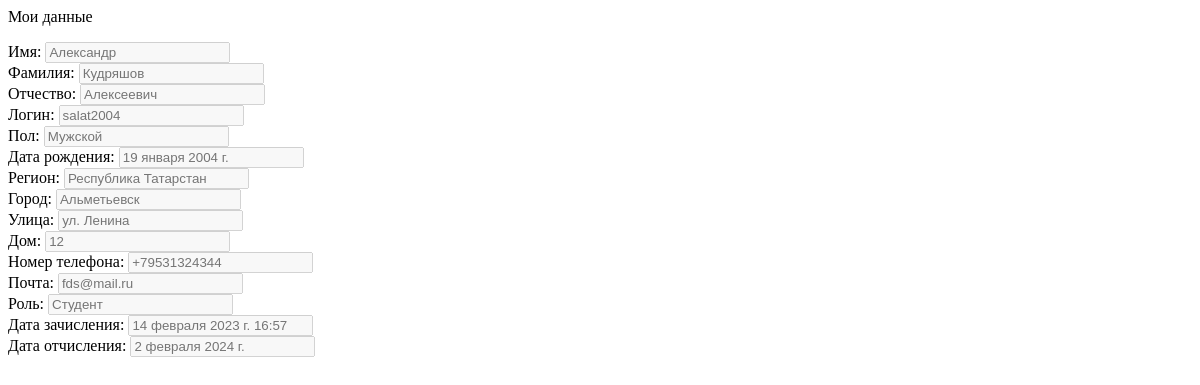
Before: /account/profile/detail/ (signed in) with the older database file.
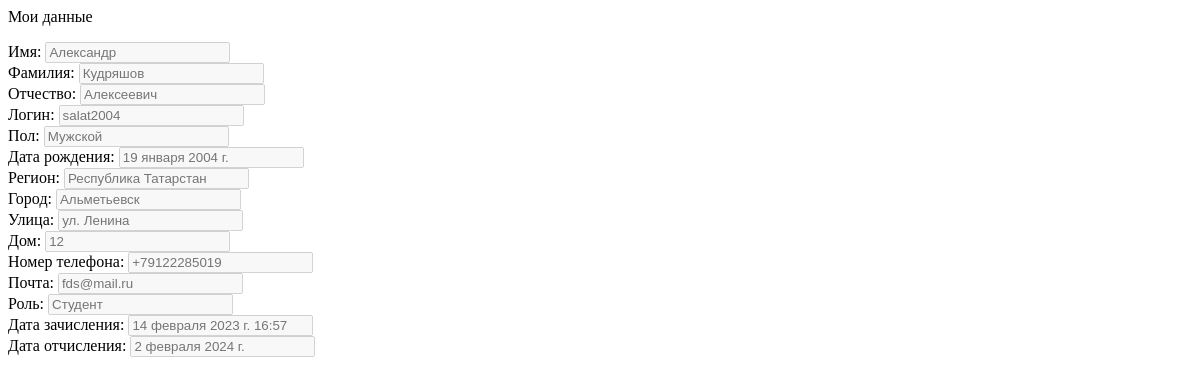
After: the same page with the newer database file.
### initru/models.py (models this page shows, shortened)
class CustomUser(AbstractUser):  # custom user for Users with django
    gen = (
        ('m', 'Мужской'),
        ('j', 'Женский')
    )
    patronymic = models.CharField(
        'Отчество',
        max_length=250,
    )
    gender = models.CharField(
        'Пол', choices=gen,
        max_length=3, null=True,
    )
    birthday_date = models.DateField(
        'Дата рождения', null=True,
    )
    region  = models.ForeignKey(
        Region, on_delete=models.CASCADE,
        null=True, verbose_name='Регион',
    )
    city  = ChainedForeignKey(
        City,
        chained_field='region',
        chained_model_field="region",
        show_all=False,
        auto_choose=True,
        null=True,
        sort=True)
    street  = models.ForeignKey(
        Street, on_delete=models.CASCADE,
        null=True, verbose_name='Улица',
    )
    house = models.IntegerField(
        "Номер дома", null=True,
    )
    flat = models.IntegerField(
        'Этаж', null=True,
    )
    avatar = models.ImageField(
        upload_to='images/users/',
        null=True,
        blank=True,
    )
    phone_number = models.CharField(
        'Номер телефона', max_length=20,unique=True,
        blank=False, null=True,
    )
    type_user  = models.ForeignKey(
        typeuser, on_delete=models.CASCADE,
        verbose_name='Тип пользователя', null=True,
    )
    groupStud  = models.ForeignKey(
        Groups, on_delete=models.CASCADE,
        verbose_name='Группа', null=True,
        blank=True
    )
    role  = models.ForeignKey(
        role, on_delete=models.CASCADE,
        null=True, verbose_name='Роль',
    )
    date_end = models.DateField(
        'Дата завершения зачисления',
        null=True,
    )

class Region(models.Model):
    name_region = models.CharField(
        'Название Региона',
        max_length=64
    )
    class Meta:
        verbose_name = 'Регион'
        verbose_name_plural = 'Регионы'
    def __str__(self):
        return f'{self.name_region}'

class City(models.Model):
    name_city = models.CharField(
        'Название города',
        max_length=50
    )
    postal_code = models.IntegerField(
        'Почтовый индекс'
    )
    region  = models.ForeignKey(
        Region, on_delete=models.CASCADE,
        null=False,
        verbose_name='Регион'
    )
    class Meta:
        verbose_name = 'Город'
        verbose_name_plural = 'Города'
    def __str__(self):
        return self.name_city

class Street(models.Model):
    name_street = models.CharField(
        'Название улицы',
        max_length=64
    )
    class Meta:
        verbose_name = 'Улица'
        verbose_name_plural = 'Улицы'
    def __str__(self):
        return f'ул. {self.name_street}'

class role(models.Model):
    name_role = models.CharField(
        'Название роли',
        max_length=25
    )
    class Meta:
        verbose_name = 'Роль'
        verbose_name_plural = 'Роли'
    def __str__(self):
        return self.name_role

### initru/views.py (the view)
# urls.py: path('account/profile/detail/', getDetailProfile, name="profile_detail"),
@login_required  # обязательная авторизация
def getDetailProfile(request):
    page_name = 'profiile_detail_remaster.html'
    return render(request, page_name)

### initru/templates/profiile_detail_remaster.html
{% load static %}
<div>
    <p class='text-uppercase text-success' style="font-family: 'Inter-Bold';">Мои данные</p>
    <div class="d-flex align-items-center">
        <div class='row' style="max-width: 100%; width: 100%;">
            <div class="flex-wrap">
                <div class="mb-2">
                    <span class="mr-2 text-indigo-700">Имя:</span>
                    <input type="text" class="form-control form-control-sm" placeholder="{{ request.user.first_name }}" disabled />
                </div>
                <div class="mb-2">
                    <span class="mr-2 text-indigo-700">Фамилия:</span>
                    <input type="text" class="form-control form-control-sm" placeholder="{{ request.user.last_name }}" disabled />
                </div>
                <div>
                    <span class="mr-2 text-indigo-700">Отчество:</span>
                    <input type="text" class="form-control form-control-sm" placeholder="{{ request.user.patronymic }}" disabled />
                </div>
            </div>
            <div class="col mt-2">
                <div class="mb-2">
                    <span class="mr-2 text-indigo-700">Логин:</span>
                    <input type="text" class="form-control form-control-sm" placeholder="{{ request.user.username }}" disabled />
                </div>
                <div class="mb-2">
                    <span class="mr-2 text-indigo-700">Пол:</span>
                    <input type="text" class="form-control form-control-sm"
                        placeholder="{% if request.user.gender == 'm' %}Мужской{% else %}Женский{% endif %}" disabled />
                </div>
                <div>
                    <span class="mr-2 text-indigo-700">Дата рождения:</span>
                    <input type="text" class="form-control form-control-sm" placeholder="{{ request.user.birthday_date }}" disabled />
                </div>
            </div>
            <div class="col mt-2">
                <div class="mb-2">
                    <span class="mr-2 text-indigo-700">Регион:</span>
                    <input type="text" class="form-control form-control-sm" placeholder="{{ request.user.region }}" disabled />
                </div>
                <div class="mb-2">
                    <span class="mr-2 text-indigo-700">Город:</span>
                    <input type="text" class="form-control form-control-sm" placeholder="{{ request.user.city }}" disabled />
                </div>
                <div>
                    <span class="mr-2 text-indigo-700">Улица:</span>
                    <input type="text" class="form-control form-control-sm" placeholder="{{ request.user.street }}" disabled />
                </div>
            </div>
            <div class="col mt-2">
                <div class="mb-2">
                    <span class="mr-2 text-indigo-700">Дом:</span>
                    <input type="text" class="form-control form-control-sm" placeholder="{{ request.user.house }}" disabled />
                </div>
                <div class="mb-2">
                    <span class="mr-2 text-indigo-700">Номер телефона:</span>
                    <input type="text" class="form-control form-control-sm" placeholder="{{ request.user.phone_number }}" disabled />
                </div>
                <div>
                    <span class="mr-2 text-indigo-700">Почта:</span>
                    <input type="text" class="form-control form-control-sm" placeholder="{{ request.user.email }}" disabled />
                </div>
            </div>
            <div class="col mt-2">
                <div class="mb-2">
                    <span class="mr-2 text-indigo-700">Роль:</span>
                    <input type="text" class="form-control form-control-sm" placeholder="{{ request.user.role }}" disabled />
                </div>
                <div class="mb-2">
                    <span class="mr-2 text-indigo-700">Дата зачисления:</span>
                    <input type="text" class="form-control form-control-sm" placeholder="{{ request.user.date_joined }}" disabled />
                </div>
                <div>
                    <span class="mr-2 text-indigo-700">Дата отчисления:</span>
                    <input type="text" class="form-control form-control-sm" placeholder="{{ request.user.date_end }}" disabled />
                </div>
            </div>
        </div>
    </div>
</div>

Changed rows visible on the page:
changed CustomUser "Александр": user.phone_number "+79531324344" → "+79122285019"
